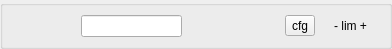
<ui version="4.0">
 <class>TaurusMotorH</class>
 <widget class="QWidget" name="TaurusMotorH">
  <property name="geometry">
   <rect>
    <x>0</x>
    <y>0</y>
    <width>392</width>
    <height>48</height>
   </rect>
  </property>
  <property name="windowTitle">
   <string>Form</string>
  </property>
  <layout class="QGridLayout">
   <property name="leftMargin">
    <number>0</number>
   </property>
   <property name="topMargin">
    <number>0</number>
   </property>
   <property name="rightMargin">
    <number>0</number>
   </property>
   <property name="bottomMargin">
    <number>0</number>
   </property>
   <property name="horizontalSpacing">
    <number>0</number>
   </property>
   <property name="verticalSpacing">
    <number>0</number>
   </property>
   <item row="0" column="0">
    <widget class="TaurusGroupBox" name="TaurusGroupBox">
     <property name="showText">
      <bool>false</bool>
     </property>
     <layout class="QGridLayout">
      <item row="0" column="0">
       <layout class="QHBoxLayout">
        <item>
         <widget class="TaurusValueLabel" name="labelState">
          <property name="minimumSize">
           <size>
            <width>50</width>
            <height>22</height>
           </size>
          </property>
          <property name="frameShape">
           <enum>QFrame::NoFrame</enum>
          </property>
          <property name="frameShadow">
           <enum>QFrame::Plain</enum>
          </property>
          <property name="showQuality">
           <bool>false</bool>
          </property>
          <property name="useParentModel">
           <bool>true</bool>
          </property>
          <property name="model">
           <string>/State</string>
          </property>
         </widget>
        </item>
        <item>
         <widget class="TaurusStateLed" name="ledState">
          <property name="useParentModel">
           <bool>true</bool>
          </property>
          <property name="model">
           <string>/State</string>
          </property>
         </widget>
        </item>
        <item>
         <widget class="TaurusValueLineEdit" name="positionWrite">
          <property name="minimumSize">
           <size>
            <width>50</width>
            <height>22</height>
           </size>
          </property>
          <property name="useParentModel">
           <bool>true</bool>
          </property>
          <property name="model">
           <string>/Position</string>
          </property>
         </widget>
        </item>
        <item>
         <widget class="TaurusValueLabel" name="positionRead">
          <property name="sizePolicy">
           <sizepolicy vsizetype="Fixed" hsizetype="Expanding">
            <horstretch>0</horstretch>
            <verstretch>0</verstretch>
           </sizepolicy>
          </property>
          <property name="minimumSize">
           <size>
            <width>50</width>
            <height>22</height>
           </size>
          </property>
          <property name="useParentModel">
           <bool>true</bool>
          </property>
          <property name="model">
           <string>/Position</string>
          </property>
         </widget>
        </item>
        <item>
         <widget class="TaurusLabel" name="positionUnits">
          <property name="minimumSize">
           <size>
            <width>35</width>
            <height>22</height>
           </size>
          </property>
          <property name="maximumSize">
           <size>
            <width>35</width>
            <height>16777215</height>
           </size>
          </property>
          <property name="useParentModel">
           <bool>true</bool>
          </property>
          <property name="prefixText">
           <string/>
          </property>
          <property name="model">
           <string>/Position?configuration=unit</string>
          </property>
         </widget>
        </item>
        <item>
         <widget class="QToolButton" name="config">
          <property name="text">
           <string>cfg</string>
          </property>
         </widget>
        </item>
        <item>
         <widget class="TaurusBoolLed" name="limitN">
          <property name="useParentModel">
           <bool>true</bool>
          </property>
          <property name="model">
           <string>/Limit_switches</string>
          </property>
          <property name="boolIndex">
           <number>2</number>
          </property>
         </widget>
        </item>
        <item>
         <widget class="QLabel" name="limitLabel">
          <property name="text">
           <string>- lim +</string>
          </property>
          <property name="alignment">
           <set>Qt::AlignCenter</set>
          </property>
         </widget>
        </item>
        <item>
         <widget class="TaurusBoolLed" name="limitP">
          <property name="useParentModel">
           <bool>true</bool>
          </property>
          <property name="model">
           <string>/Limit_switches</string>
          </property>
          <property name="boolIndex">
           <number>1</number>
          </property>
         </widget>
        </item>
       </layout>
      </item>
     </layout>
    </widget>
   </item>
  </layout>
 </widget>
 <customwidgets>
  <customwidget>
   <class>TaurusGroupBox</class>
   <extends>QGroupBox</extends>
   <header>taurus.qt.qtgui.container</header>
   <container>1</container>
  </customwidget>
  <customwidget>
   <class>TaurusStateLed</class>
   <extends>QLabel</extends>
   <header>taurus.qt.qtgui.display</header>
  </customwidget>
  <customwidget>
   <class>TaurusBoolLed</class>
   <extends>QLabel</extends>
   <header>taurus.qt.qtgui.display</header>
  </customwidget>
  <customwidget>
   <class>TaurusValueLineEdit</class>
   <extends>QLineEdit</extends>
   <header>taurus.qt.qtgui.input</header>
  </customwidget>
  <customwidget>
   <class>TaurusLabel</class>
   <extends>QLabel</extends>
   <header>taurus.qt.qtgui.display</header>
  </customwidget>
  <customwidget>
   <class>TaurusValueLabel</class>
   <extends>QLabel</extends>
   <header>taurus.qt.qtgui.display</header>
  </customwidget>
 </customwidgets>
 <resources/>
 <connections/>
</ui>
